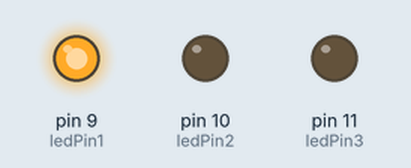
The sketch below on a simulated Arduino Uno, built with avr-gcc and run on an emulated ATmega328P. Parts: output pins drawn as LEDs (lit = HIGH).

Above: at 0.05 s.
At 1.41 s:
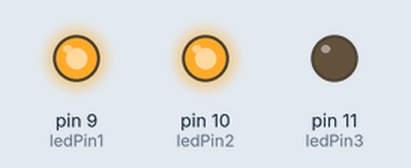
At 2.77 s:
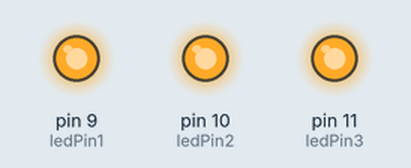
Timing chart, 0 to 3.1 s (numbered marks = the images above):
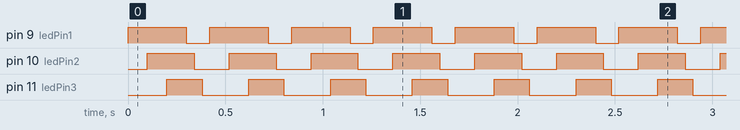

The sketch:

sequentialLED.ino
```cpp
int ledPin1=9;
int ledPin2=10;
int ledPin3=11;
void setup()
{
  pinMode(ledPin1,OUTPUT);
  pinMode(ledPin2,OUTPUT);
  pinMode(ledPin3,OUTPUT);
}
void loop()
{
  digitalWrite(ledPin1,HIGH);
  delay(100);
  digitalWrite(ledPin2,HIGH);
  delay(100);
  digitalWrite(ledPin3,HIGH);
  delay(100);
  digitalWrite(ledPin1,LOW);
  delay(40);
  digitalWrite(ledPin2,LOW);
  delay(40);
  digitalWrite(ledPin3,LOW);
  delay(40);
}
```

Measured:
- by itself, pin 9 (ledPin1): alternates HIGH for 0.30 s and LOW for 0.12 s
- by itself, pin 10 (ledPin2): alternates HIGH for 0.24 s and LOW for 0.18 s
- by itself, pin 11 (ledPin3): alternates HIGH for 0.18 s and LOW for 0.24 s
